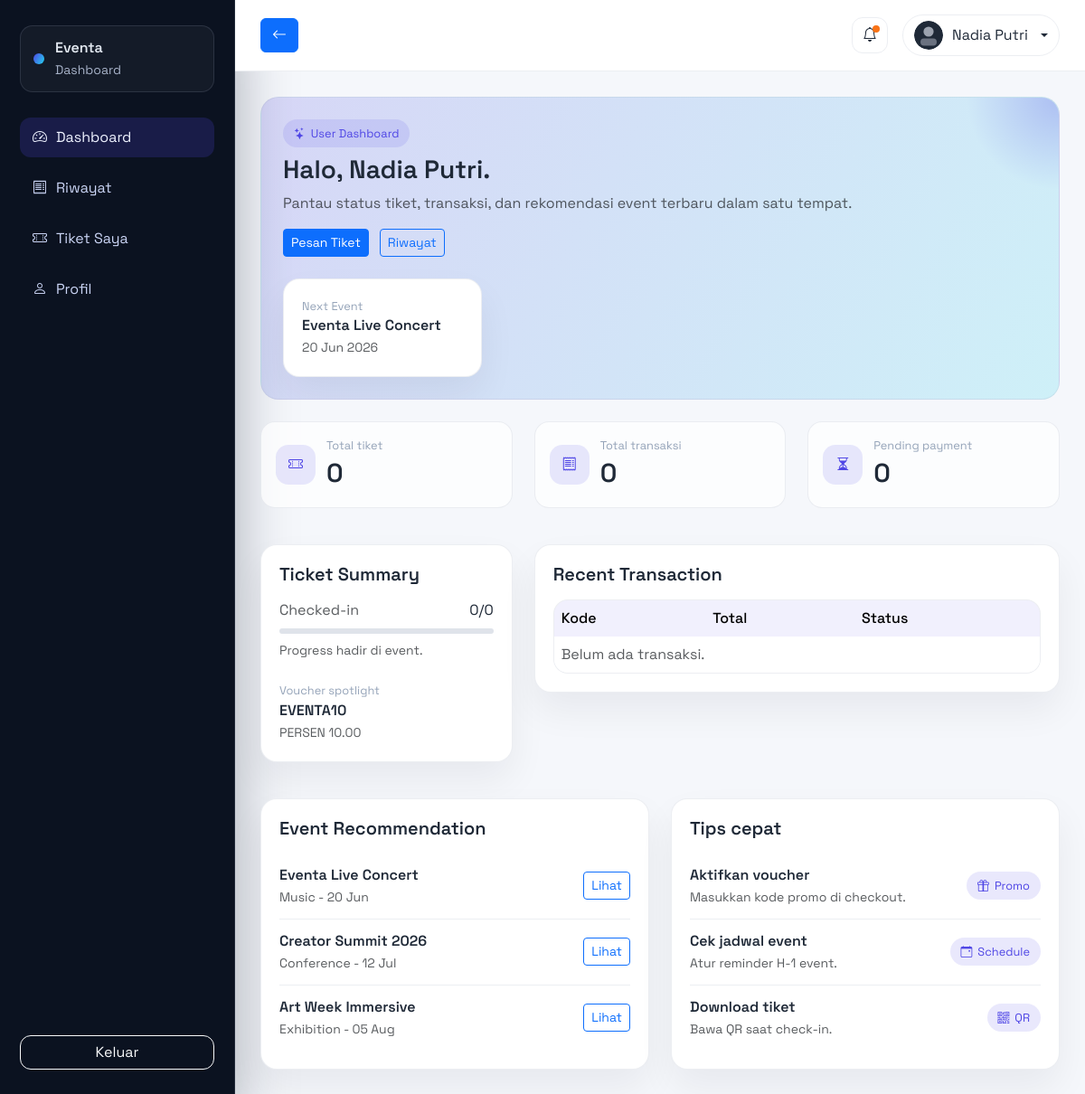
The page /user/dashboard.php (signed in) on the database its author committed.
### tables this page shows
CREATE TABLE event (
    id_event INT AUTO_INCREMENT PRIMARY KEY,
    id_venue INT,
    nama_event VARCHAR(150) NOT NULL,
    kategori VARCHAR(100),
    deskripsi TEXT,
    organizer VARCHAR(100),
    tanggal_mulai DATETIME,
    tanggal_selesai DATETIME,
    banner_event VARCHAR(255),
    status_event ENUM('upcoming','ongoing','finished','cancelled') DEFAULT 'upcoming',
    created_at TIMESTAMP DEFAULT CURRENT_TIMESTAMP,
    FOREIGN KEY (id_venue) REFERENCES venue(id_venue) ON DELETE CASCADE
);

CREATE TABLE voucher (
    id_voucher INT AUTO_INCREMENT PRIMARY KEY,
    kode_voucher VARCHAR(50) UNIQUE,
    jenis_diskon ENUM('persen','nominal'),
    nilai_diskon DECIMAL(12,2),
    minimum_transaksi DECIMAL(12,2),
    maksimal_diskon DECIMAL(12,2),
    tanggal_mulai DATE,
    tanggal_expired DATE,
    kuota_voucher INT DEFAULT 0,
    voucher_digunakan INT DEFAULT 0,
    status_voucher ENUM('aktif','nonaktif') DEFAULT 'aktif',
    created_at TIMESTAMP DEFAULT CURRENT_TIMESTAMP
);

### config/auth.php (called while the page is built, shortened)
<?php
require_once __DIR__ . '/helpers.php';
function current_user(): ?array
{
    return $_SESSION['user'] ?? null;
}

### config/helpers.php (called while the page is built, shortened)
<?php
function base_url(string $path = ''): string
{
    $url = rtrim(BASE_URL, '/') . '/' . ltrim($path, '/');
    return str_replace(' ', '%20', $url);
}
function e($value): string
{
    return htmlspecialchars((string)$value, ENT_QUOTES, 'UTF-8');
}

### user/dashboard.php (the view, shortened to what this page needs)
<?php
require_once __DIR__ . '/../components/user_header.php';
$userId = current_user()['id'];
$ticketStmt = $pdo->prepare("SELECT COUNT(*) AS total FROM attendee a JOIN orders o ON a.id_order = o.id_order WHERE o.id_user = :id");
$ticketStmt->execute(['id' => $userId]);
$ticketCount = $ticketStmt->fetch();
$orderStmt = $pdo->prepare("SELECT COUNT(*) AS total FROM orders WHERE id_user = :id");
$orderStmt->execute(['id' => $userId]);
$orderCount = $orderStmt->fetch();
$recentStmt = $pdo->prepare("SELECT * FROM orders WHERE id_user = :id ORDER BY created_at DESC LIMIT 5");
$recentStmt->execute(['id' => $userId]);
$recentOrders = $recentStmt->fetchAll();
$recommendations = $pdo->query("SELECT id_event, nama_event, kategori, tanggal_mulai FROM event ORDER BY tanggal_mulai ASC LIMIT 3")->fetchAll();
$nextEvent = $pdo->query("SELECT id_event, nama_event, kategori, tanggal_mulai FROM event ORDER BY tanggal_mulai ASC LIMIT 1")->fetch();
$checkedStmt = $pdo->prepare("SELECT COUNT(*) AS total FROM attendee a JOIN orders o ON a.id_order = o.id_order WHERE o.id_user = :id AND a.status_checkin = 'sudah_hadir'");
$checkedStmt->execute(['id' => $userId]);
$checkedCount = $checkedStmt->fetch();
$pendingStmt = $pdo->prepare("SELECT COUNT(*) AS total FROM orders WHERE id_user = :id AND status_pembayaran = 'pending'");
$pendingStmt->execute(['id' => $userId]);
$pendingCount = $pendingStmt->fetch();
$voucher = $pdo->query("SELECT kode_voucher, jenis_diskon, nilai_diskon FROM voucher WHERE status_voucher = 'aktif' ORDER BY created_at DESC LIMIT 1")->fetch();
$totalTickets = (int)($ticketCount['total'] ?? 0);
$checkedTickets = (int)($checkedCount['total'] ?? 0);
$checkedPercent = $totalTickets > 0 ? (int)round(($checkedTickets / $totalTickets) * 100) : 0;
?>
<div class="hero-card mb-4">
  <div class="hero-grid">
    <div>
      <span class="badge-soft"><i class="bi bi-stars"></i> User Dashboard</span>
      <h3 class="mt-2 fw-semibold">Halo, <?php echo e(current_user()['nama'] ?? 'Eventa Member'); ?>.</h3>
      <p class="text-muted">Pantau status tiket, transaksi, dan rekomendasi event terbaru dalam satu tempat.</p>
      <div class="hero-actions">
        <a class="btn btn-primary btn-sm" href="<?php echo base_url('events.php'); ?>">Pesan Tiket</a>
        <a class="btn btn-outline-primary btn-sm" href="<?php echo base_url('user/orders.php'); ?>">Riwayat</a>
      </div>
    </div>
    <div class="card-glass" style="min-width: 220px;">
      <div class="mini-label">Next Event</div>
      <div class="fw-semibold"><?php echo e($nextEvent['nama_event'] ?? 'Belum ada event'); ?></div>
      <small class="text-muted"><?php echo $nextEvent ? date('d M Y', strtotime($nextEvent['tanggal_mulai'])) : 'Segera hadir'; ?></small>
    </div>
  </div>
</div>
<div class="row g-4">
  <div class="col-lg-4">
    <div class="stat-card">
      <div class="stat-icon"><i class="bi bi-ticket-perforated"></i></div>
      <div>
        <div class="stat-meta">Total tiket</div>
        <div class="stat-value"><?php echo (int)($ticketCount['total'] ?? 0); ?></div>
      </div>
    </div>
  </div>
  <div class="col-lg-4">
    <div class="stat-card">
      <div class="stat-icon"><i class="bi bi-receipt"></i></div>
      <div>
        <div class="stat-meta">Total transaksi</div>
        <div class="stat-value"><?php echo (int)($orderCount['total'] ?? 0); ?></div>
      </div>
    </div>
  </div>
  <div class="col-lg-4">
    <div class="stat-card">
      <div class="stat-icon"><i class="bi bi-hourglass-split"></i></div>
      <div>
        <div class="stat-meta">Pending payment</div>
        <div class="stat-value"><?php echo (int)($pendingCount['total'] ?? 0); ?></div>
      </div>
    </div>
  </div>
</div>
<div class="row g-4 mt-3">
  <div class="col-lg-4">
    <div class="card-glass">
      <h5 class="fw-semibold">Ticket Summary</h5>
      <div class="mt-3">
        <div class="d-flex justify-content-between mb-2">
          <span class="text-muted">Checked-in</span>
          <span><?php echo $checkedTickets; ?>/<?php echo $totalTickets; ?></span>
        </div>
        <div class="progress-line"><span style="width: <?php echo $checkedPercent; ?>%;"></span></div>
        <small class="text-muted d-block mt-2">Progress hadir di event.</small>
      </div>
      <div class="mt-4">
        <div class="mini-label">Voucher spotlight</div>
        <div class="fw-semibold"><?php echo e($voucher['kode_voucher'] ?? 'Belum ada'); ?></div>
        <small class="text-muted"><?php echo $voucher ? strtoupper($voucher['jenis_diskon']) . ' ' . $voucher['nilai_diskon'] : 'Cek promo terbaru'; ?></small>
      </div>
    </div>
  </div>
  <div class="col-lg-8">
    <div class="card-glass">
      <h5 class="fw-semibold">Recent Transaction</h5>
      <div class="table-modern mt-3">
        <table class="table table-borderless align-middle mb-0">
          <thead>
            <tr>
              <th>Kode</th>
              <th>Total</th>
              <th>Status</th>
            </tr>
          </thead>
          <tbody>
            <?php if (!$recentOrders): ?>
              <tr><td colspan="3" class="text-muted">Belum ada transaksi.</td></tr>
            <?php endif; ?>
          </tbody>
        </table>
      </div>
    </div>
  </div>
</div>
<div class="row g-4 mt-3">
  <div class="col-lg-6">
    <div class="card-glass">
      <h5 class="fw-semibold">Event Recommendation</h5>
      <div class="mt-3">
        <?php foreach ($recommendations as $event): ?>
          <div class="list-item">
            <div>
              <div class="fw-semibold"><?php echo e($event['nama_event']); ?></div>
              <small class="text-muted"><?php echo e($event['kategori']); ?> - <?php echo date('d M', strtotime($event['tanggal_mulai'])); ?></small>
            </div>
            <a class="btn btn-sm btn-outline-primary" href="<?php echo base_url('event_detail.php?id=' . $event['id_event']); ?>">Lihat</a>
          </div>
        <?php endforeach; ?>
      </div>
    </div>
  </div>
  <div class="col-lg-6">
    <div class="card-glass">
      <h5 class="fw-semibold">Tips cepat</h5>
      <div class="mt-3">
        <div class="list-item">
          <div>
            <div class="fw-semibold">Aktifkan voucher</div>
            <small class="text-muted">Masukkan kode promo di checkout.</small>
          </div>
          <span class="badge-soft"><i class="bi bi-gift"></i> Promo</span>
        </div>
        <div class="list-item">
          <div>
            <div class="fw-semibold">Cek jadwal event</div>
            <small class="text-muted">Atur reminder H-1 event.</small>
          </div>
          <span class="badge-soft"><i class="bi bi-calendar-event"></i> Schedule</span>
        </div>
        <div class="list-item">
          <div>
            <div class="fw-semibold">Download tiket</div>
            <small class="text-muted">Bawa QR saat check-in.</small>
          </div>
          <span class="badge-soft"><i class="bi bi-qr-code"></i> QR</span>
        </div>
      </div>
    </div>
  </div>
</div>
<?php require_once __DIR__ . '/../components/user_footer.php'; ?>

### assets/css/dashboard.css (style rules this page uses)
:root { --dash-bg: #0b0f1a; --dash-card: #101827; --dash-border: rgba(148, 163, 184, 0.18); --dash-text: #e2e8f0; --dash-muted: #94a3b8; --dash-primary: #4f46e5; --dash-accent: #22d3ee; }
.dashboard-body { font-family: "Space Grotesk", "Sora", system-ui, sans-serif; background: #f5f7fb; color: #1f2937; }
.hero-card { position: relative; overflow: hidden; background: linear-gradient(120deg, rgba(79, 70, 229, 0.18), rgba(34, 211, 238, 0.18)); border: 1px solid var(--dash-border); border-radius: 20px; padding: 24px; }
.hero-card::after { content: ""; position: absolute; right: -120px; top: -120px; width: 240px; height: 240px; background: radial-gradient(circle, rgba(79, 70, 229, 0.45), transparent 60%); opacity: 0.6; }
.hero-grid { display: flex; align-items: center; justify-content: space-between; gap: 24px; flex-wrap: wrap; position: relative; z-index: 2; }
.hero-actions { display: flex; gap: 12px; flex-wrap: wrap; }
.badge-soft { display: inline-flex; align-items: center; gap: 6px; padding: 6px 12px; border-radius: 999px; background: rgba(79, 70, 229, 0.12); color: var(--dash-primary); font-size: 0.8rem; }
.stat-card { display: flex; align-items: center; gap: 12px; padding: 16px; border-radius: 16px; background: rgba(255, 255, 255, 0.7); border: 1px solid var(--dash-border); }
.stat-icon { width: 44px; height: 44px; border-radius: 14px; display: inline-flex; align-items: center; justify-content: center; background: rgba(79, 70, 229, 0.12); color: var(--dash-primary); }
.stat-meta { font-size: 0.8rem; color: var(--dash-muted); }
.progress-line { width: 100%; height: 6px; border-radius: 999px; background: rgba(148, 163, 184, 0.3); overflow: hidden; }
.list-item { display: flex; align-items: center; justify-content: space-between; padding: 12px 0; border-bottom: 1px solid var(--dash-border); }
.list-item:last-child { border-bottom: none; }
.mini-label { font-size: 0.8rem; color: var(--dash-muted); }
.card-glass { background: white; border: 1px solid var(--dash-border); border-radius: 18px; padding: 20px; box-shadow: 0 20px 40px rgba(15, 23, 42, 0.06); }
.stat-value { font-size: 1.8rem; font-weight: 600; }
.table-modern { background: white; border-radius: 16px; overflow: hidden; border: 1px solid var(--dash-border); }
.table-modern table { margin: 0; color: inherit; }
.table-modern th { background: rgba(79, 70, 229, 0.08); font-weight: 500; }

### rows shown on the page
event: nama_event "Eventa Live Concert", tanggal_mulai "20 Jun 2026", kategori "Music", tanggal_mulai "20 Jun"
voucher: kode_voucher "EVENTA10", jenis_diskon "PERSEN", nilai_diskon "10.00"
event: nama_event "Creator Summit 2026", kategori "Conference", tanggal_mulai "12 Jul"
event: nama_event "Art Week Immersive", kategori "Exhibition", tanggal_mulai "05 Aug"

### other values the page prints
$user['nama'] "Nadia Putri"
current_user()['nama'] "Nadia Putri"
$ticketCount['total'] "0"
$orderCount['total'] "0"
$pendingCount['total'] "0"
$checkedTickets "0"
$totalTickets "0"
